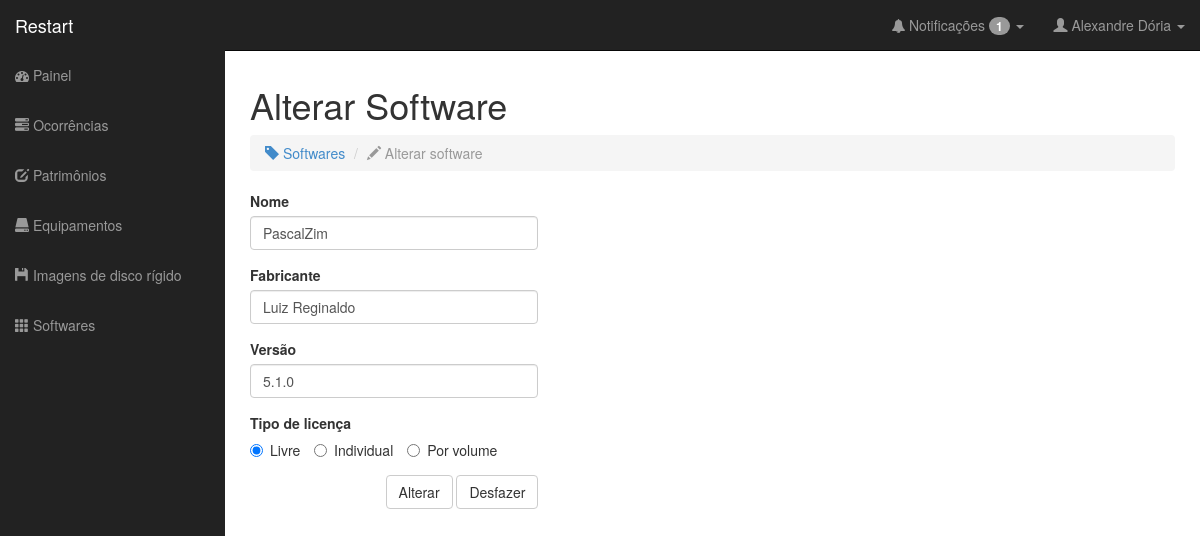
The app's page /alterarSoftware.php?s=1 (signed in) with its own data.
### tables this page shows
CREATE TABLE IF NOT EXISTS `Ocorrencia` (
  `id` INT NOT NULL AUTO_INCREMENT,
  `descricao` VARCHAR(350) NOT NULL,
  `estado_servico` SMALLINT NOT NULL,
  `data_cadastro` TIMESTAMP NOT NULL,
  `data_previa` TIMESTAMP NULL,
  `data_entrega` TIMESTAMP NULL,
  `data_atualizacao` TIMESTAMP NULL,
  `data_atendimento` TIMESTAMP NULL,
  `bolsista_alocado` VARCHAR(16) NULL,
  `Patrimonio_num_patrimonio` VARCHAR(45) NOT NULL,
  `Usuario_matricula` VARCHAR(16) NOT NULL,
  PRIMARY KEY (`id`),
  INDEX `fk_Chamado_Patrimonio1_idx` (`Patrimonio_num_patrimonio` ASC),
  INDEX `fk_Ocorrencia_Usuario1_idx` (`Usuario_matricula` ASC),
  CONSTRAINT `fk_Chamado_Patrimonio1`
    FOREIGN KEY (`Patrimonio_num_patrimonio`)
    REFERENCES `Patrimonio` (`num_patrimonio`)
    ON DELETE NO ACTION
    ON UPDATE NO ACTION,
  CONSTRAINT `fk_Ocorrencia_Usuario1`
    FOREIGN KEY (`Usuario_matricula`)
    REFERENCES `Usuario` (`matricula`)
    ON DELETE NO ACTION
    ON UPDATE NO ACTION);

CREATE TABLE IF NOT EXISTS `Software` (
  `id` INT NOT NULL AUTO_INCREMENT,
  `nome` VARCHAR(45) NOT NULL,
  `fabricante` VARCHAR(45) NULL,
  `versao` VARCHAR(30) NULL,
  `tipo_licenca` SMALLINT NULL,
  PRIMARY KEY (`id`));

### classes/db.class.php (called while the page is built)
<?php
	class DB{
		var $serverDB	= 'localhost';
		var $tabelaDB	= 'restart';
		var $userDB		= 'root';
		var $senhaDB	= '';
		function conectaDB(){
			$db = new mysqli($this->serverDB, $this->userDB, $this->senhaDB, $this->tabelaDB);
			if ($db->connect_errno) {
				return false;
				die($db->connect_error);
			}
			else {
				$db->set_charset("utf8");
				return $db;
			}
		}
	}
?>

### classes/usuario.class.php (called while the page is built, shortened)
<?php
require_once 'db.class.php';
class Usuario extends DB {
	private $db;
	public function __construct(){
		$this->db = parent::conectaDB();
	}
	public function carregarSessao($matricula) {
		if ($matricula = $this->db->query("SELECT * FROM usuario WHERE matricula = '$matricula'")) {
					$dados = array();
					while ($info = $matricula->fetch_assoc()) {
						$dados['nome']	= $info['nome'];
						$dados['sobrenome']	= $info['sobrenome'];
						$dados['senha']	= $info['senha'];
						$dados['matricula']	= $info['matricula'];
						$dados['tipo_usuario']	= $info['tipo_usuario'];
						$dados['data_cadastro']	= $info['data_cadastro'];
						$dados['data_atualizacao']	= $info['data_atualizacao'];
					}
					$_SESSION['matricula']		= $dados['matricula'];
					$_SESSION['nome']	= $dados['nome'];
					$_SESSION['sobrenome']	= $dados['sobrenome'];
					$_SESSION['tipo_usuario']	= $dados['tipo_usuario'];
				}
	}
}

### classes/ocorrencia.class.php (called while the page is built, shortened)
<?php
require_once 'db.class.php';
class Ocorrencia extends DB {
	private $db;
	public function __construct(){
		$this->db = parent::conectaDB();
	}
	public function notificarOcorrencias($filtro, $matricula, $tipo) {
		$sql = "SELECT count(id) AS count, o.*, u.`tipo_usuario` AS tipoUser, u.`nome` AS nome, u.`sobrenome` AS sobrenome, p.`Laboratorio_id` AS laboratorio, p.`num_posicionamento` AS num_posicionamento, p.`Categoria_id` AS tipo FROM `ocorrencia` AS o INNER JOIN `usuario` AS u ON o.`Usuario_matricula` = u.`matricula` INNER JOIN `patrimonio` AS p ON o.`Patrimonio_num_patrimonio` = p.`num_patrimonio`";
		if ($tipo == 2){
			if ($filtro == 0){
				$result	= $this->db->query($sql."WHERE (o.`estado_servico` = 1) OR ((o.`estado_servico` = 4) AND (o.`bolsista_alocado` = $matricula))");
			} else if ($filtro == 3){
				$result	= $this->db->query($sql."WHERE ((o.`estado_servico` = 3) AND (o.`bolsista_alocado` = $matricula))");
			} else if ($filtro == 4){
				$result	= $this->db->query($sql."WHERE ((o.`estado_servico` = 4) AND (o.`bolsista_alocado` = $matricula))");
			} else if ($filtro == 1){
				$result	= $this->db->query($sql."WHERE (o.`estado_servico` = 1)");
			}
		}
		if ($result) {
			if ($result->num_rows) {
				$rows				= $result->fetch_all(MYSQLI_ASSOC);
				$count				= $this->db->query("SELECT COUNT(id) FROM ocorrencia");
				return $rows;
			}
			else return 'Nenhuma ocorrência foi encontrada.';
		}
		else return ($this->db->error);
	}
}

### classes/software.class.php (called while the page is built, shortened)
<?php
require_once 'db.class.php';
class Software extends DB {
	private $db;
	public function __construct(){
		$this->db = parent::conectaDB();
	}
	public function obterDados($campo, $id) {
		if ($result = $this->db->query("SELECT `$campo` FROM software WHERE id = '$id'")) {
			if ($result->num_rows) {
				while ($string = $result->fetch_array()){
					$valor = $string[$campo];
				}
				return $valor;
			}$result->free();
		}else return ($this->db->error);
	}
}

### alterarSoftware.php (the view, shortened to what this page needs)
<?php
include 'classes/software.class.php';
include 'classes/log.class.php';
include 'classes/ocorrencia.class.php';
include 'classes/usuario.class.php';
$pageTitle  = "Alterar Software";
include 'nucleo/cabecario.php';
include 'nucleo/barraLateral.php';
if (isset($_GET['s'])){$idSoftware = $_GET['s'];}
$Software = new Software;
  $tipo_licenca = $Software->obterDados('tipo_licenca', $idSoftware);
?>
<div id="page-wrapper">
  <div class="row">
    <div class="col-lg-12">
      <h1> Alterar Software</h1>
      <ol class="breadcrumb">
        <li><a href="softwares.php"><i class="glyphicon glyphicon-tag"></i> Softwares</a></li>
        <li class="active"><i class="glyphicon glyphicon-pencil"></i> Alterar software</li>
      </ol>
    </div>
  </div>
  <form role="form" id="formSoftware" name="formSoftware" action="alterarSoftware.php" method="get">
    <div class="row">
      <div class="col-lg-4">
        <div class="form-group">
          <label>Nome</label>
          <input class="form-control" id="nome" name="nome" value="<?php echo $Software->obterDados('nome', $idSoftware);?>" required autocomplete="off">
        </div>
        <div class="form-group">
          <label>Fabricante</label>
          <input class="form-control" id="fabricante" name="fabricante" value="<?php echo $Software->obterDados('fabricante', $idSoftware);?>" required autocomplete="off">
        </div>
        <div class="form-group">
          <label>Versão</label>
          <input class="form-control" id="versao" name="versao" value="<?php echo $Software->obterDados('versao', $idSoftware);?>" required autocomplete="off">
        </div>
        <label>Tipo de licença</label>
              <div class="form-group">
                <label class="radio-inline">
                  <input type="radio" name="tipo_licenca" <?php if ($tipo_licenca == 0 ){echo "checked='checked'";}?>id="tipo_usuario3" value="0" required autocomplete="off"> Livre
                </label>
                <label class="radio-inline">
                  <input type="radio" name="tipo_licenca" <?php if ($tipo_licenca == 1 ){echo "checked='checked'";}?> id="tipo_usuario2" value="1" required autocomplete="off"> Individual
                </label>
                <label class="radio-inline">
                  <input type="radio" name="tipo_licenca" <?php if ($tipo_licenca == 2 ){echo "checked='checked'";}?>id="tipo_usuario3" value="2" required autocomplete="off"> Por volume
                </label>
              </div>
      </div>
    </div>
    <div class="row">
      <div class="col-lg-4"  align="right">
        <button type="submit" class="btn btn-default">Alterar</button>
        <button type="reset" class="btn btn-default">Desfazer</button>
      </div>
      <div class="col-lg-4"></div>
      <div class="col-lg-4"></div>
    </div>
  </form>
</div>
</div>
</body>
</html>

### nucleo/barraLateral.php (shortened to what this page needs)
<?php
  $sessao = new Usuario;
  $sessao->carregarSessao($_SESSION['matricula']);
?>
<nav class="navbar navbar-inverse navbar-fixed-top" role="navigation">
        <div class="navbar-header">
          <a class="navbar-brand" href="painel.php">Restart </a>
        </div>
        <div class="collapse navbar-collapse navbar-ex1-collapse">
          <ul class="nav navbar-nav side-nav">
             <li <?php if ($pageTitle == "Restart") echo "class='active'"; ?>><a href="painel.php"><i class="fa fa-dashboard"></i> Painel</a></li>
             <li <?php if (($pageTitle == "Cadastrar ocorrência") || ($pageTitle == "Ocorrências &middot; Visão Geral")) echo "class='active'"; ?>><a href="ocorrencias.php"><i class="glyphicon glyphicon-tasks"></i> Ocorrências</a></li>
             <?php
                if (($_SESSION['tipo_usuario'] == 1) ||($_SESSION['tipo_usuario'] == 2)) {
                 echo ((($pageTitle == "Patrimônios &middot; Visão Geral") || ($pageTitle == "Cadastrar patrimônio")) ? "<li class='active'>" : "<li>");
                  echo "<a href='patrimonios.php'><i class='glyphicon glyphicon-edit'></i> Patrimônios</a></li>";
                }
              ?>
              <?php
                if (($_SESSION['tipo_usuario'] == 1) ||($_SESSION['tipo_usuario'] == 2)) {
                 echo ((($pageTitle == "Equipamentos &middot; Visão Geral") || ($pageTitle == "Cadastrar equipamento") || ($pageTitle == "Cadastrar categoria") || ($pageTitle == "Categorias") || ($pageTitle == "Alterar categoria")) ? "<li class='active'>" : "<li>");
                  echo "<a href='equipamentos.php'><i class='glyphicon glyphicon-hdd'></i> Equipamentos</a></li>";
                }
              ?>
              <?php
                if (($_SESSION['tipo_usuario'] == 1) ||($_SESSION['tipo_usuario'] == 2)) {
                 echo ((($pageTitle == "Imagens de disco rígido") || ($pageTitle == "Cadastrar imagem de disco rígido")) ? "<li class='active'>" : "<li>");
                  echo "<a href='imagens_HD.php'><i class='glyphicon glyphicon-floppy-disk'></i> Imagens de disco rígido</a></li>";
                }
              ?>
              <?php
                if (($_SESSION['tipo_usuario'] == 1) ||($_SESSION['tipo_usuario'] == 2)) {
                 echo ((($pageTitle == "Softwares") || ($pageTitle == "Cadastrar software")) ? "<li class='active'>" : "<li>");
                  echo "<a href='softwares.php'><i class='glyphicon glyphicon-th'></i> Softwares</a></li>";
                }
              ?>
          </ul>
          <?php
          $listaOcorrencia    = new Ocorrencia;
          $result     = $listaOcorrencia->notificarOcorrencias(0, $_SESSION['matricula'], $_SESSION['tipo_usuario']);
            if (is_array($result)) {
            foreach ($result as $row) {
              echo "<ul class='nav navbar-nav navbar-right navbar-user'>
              <li class='dropdown messages-dropdown'>
              <a href='#' class='dropdown-toggle' data-toggle='dropdown'><i class='fa fa-bell'></i> Notificações <span class='badge'>".$row['count']."</span> <b class='caret'></b></a>
              <ul class='dropdown-menu'>
           ";
          }
        }
        ?>
              </ul>
            </li>
            <li class='dropdown user-dropdown'>
              <a href='#' class='dropdown-toggle' data-toggle='dropdown'><i class='glyphicon glyphicon-user'></i> <?php echo $_SESSION['nome']." "; if(isset($_SESSION['sobrenome'])){echo $_SESSION['sobrenome'];} ?> <b class='caret'></b></a>
            </li>
          </ul>
        </div>
      </nav>

### css/sb-admin.css (style rules this page uses)
body { margin-top: 50px; }
#page-wrapper { width: 100%; padding: 5px 15px; }
@media (min-width:768px) { #page-wrapper { padding: 15px 25px; } }
@media (min-width:768px) { .side-nav { margin-left: -225px; left: 225px; width: 225px; position: fixed; top: 50px; height: 100%; border-radius: 0; border: none; background-color: #222222; overflow-y: auto; } }
@media (min-width:768px) { .side-nav>li>a { width: 225px; } }
@media (min-width:768px) { .navbar-collapse { padding-left: 15px !important; padding-right: 15px !important; } }

### nucleo/cabecario.php (style rules this page uses)
a:link { text-decoration: none; }

### records on screen
ocorrencia: count "1"
software: nome "PascalZim", fabricante "Luiz Reginaldo", versao "5.1.0", tipo_licenca "☑ Livre", tipo_licenca "☐ Individual", tipo_licenca "☐ Por volume"

### other values on screen
$_SESSION['nome'] "Alexandre"
$_SESSION['sobrenome'] "Dória"
